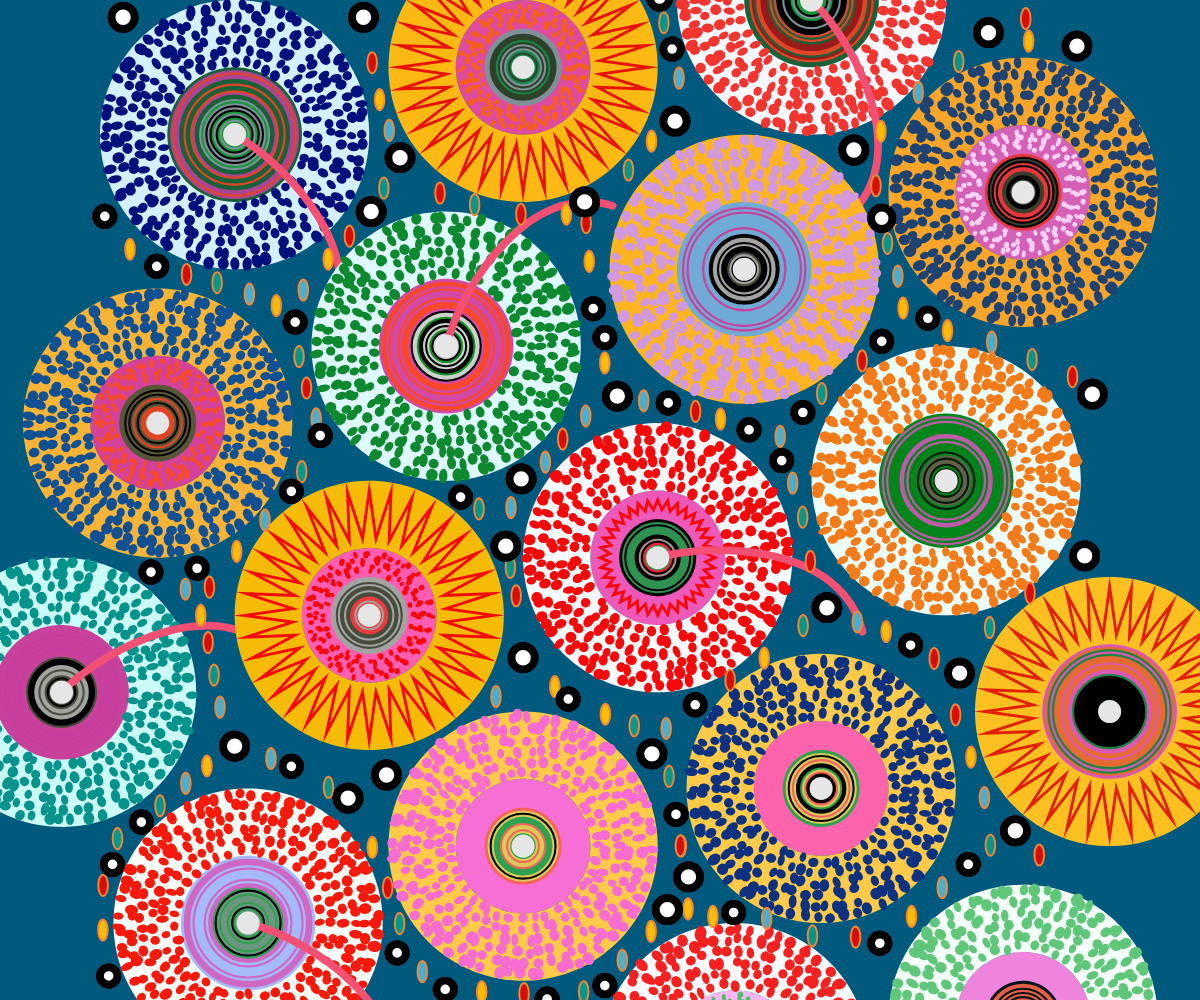
Frame 1 (no input)
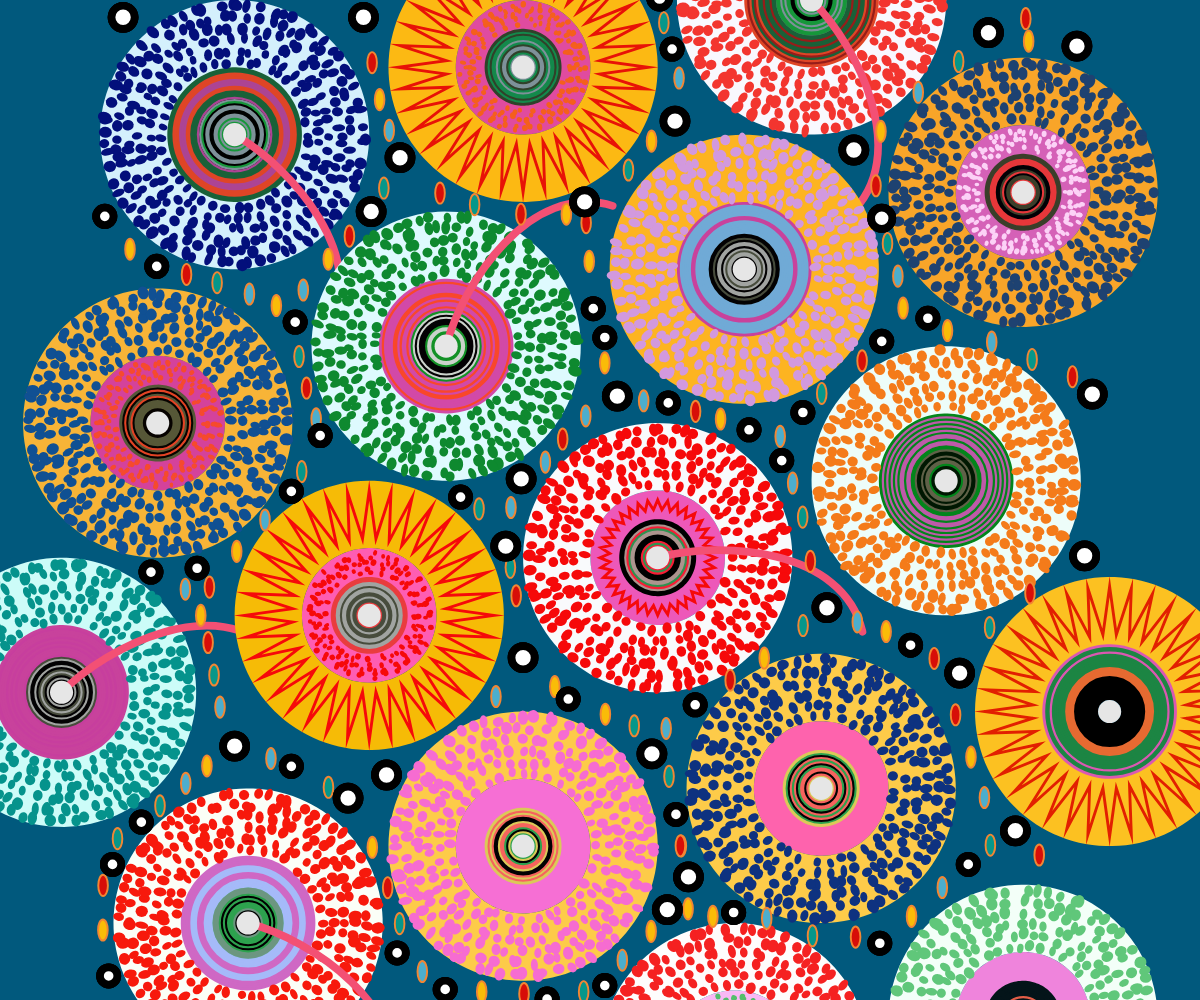
Frame 60 (no input)
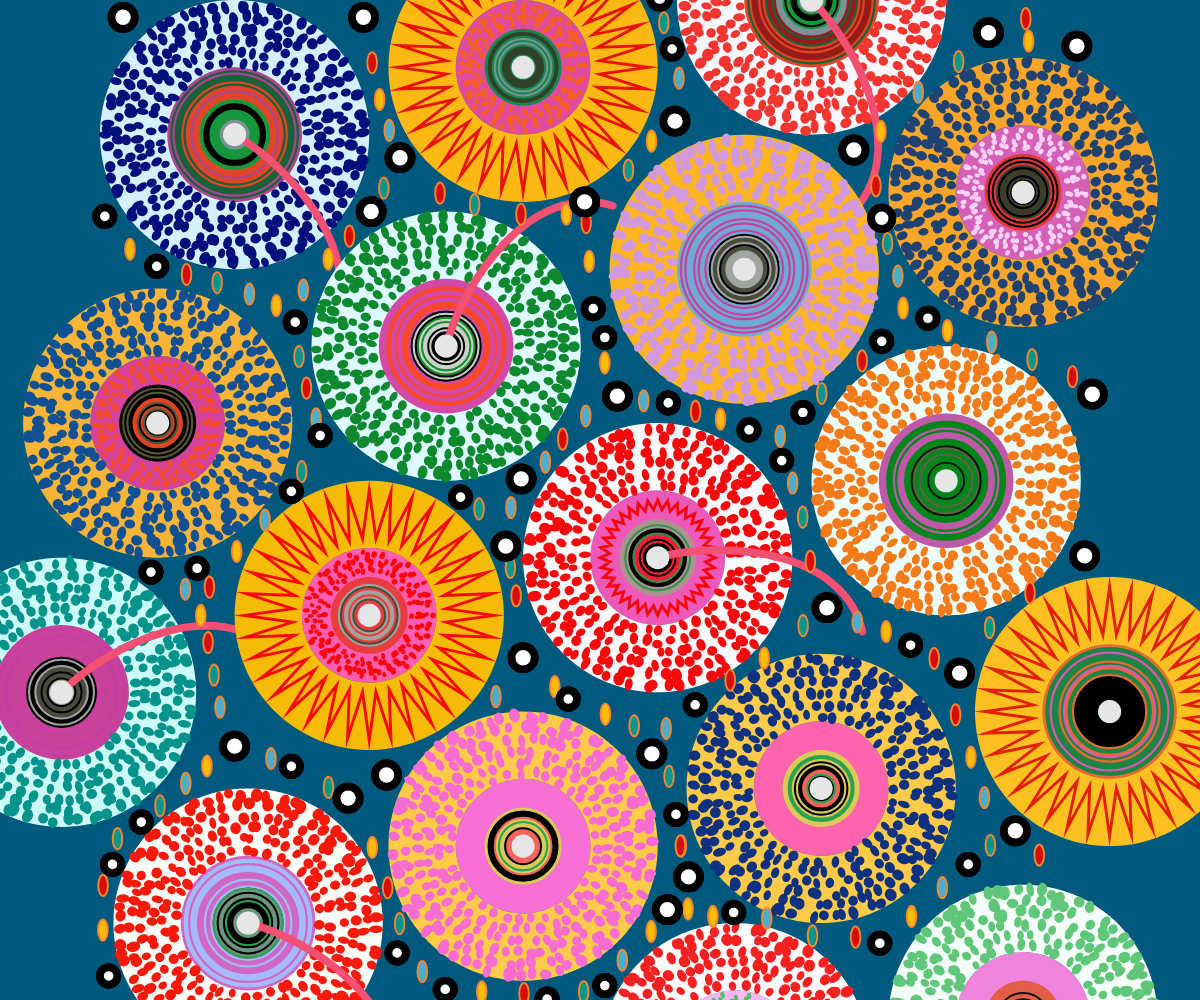
Frame 120 (the mouse pressed at the canvas centre since frame 60)

The p5.js sketch that drew these frames (run headless with seeded random() and noise() and a simulated clock; from frame 60 on, the mouse is pressed at the canvas centre):

// p5.js sketch
// ── sketch.js
let rings = [];
let ringConfigs = [];
let fillColors = ['#FABC08','#4CAECD','#06978A','#D70E08'];

let baseWidth = 520; // set base width of canvas to be 520
let baseHeight = 520; // set base height of canvas to be 520
let scaling = 1; // set factor to scale artwork when window is resized

let visibleInterval = 120; // How many frames to wait before changing circle visibility

// set outer ellipses variables
let ellipses = [
    { x: 286.8, y: 73.4, angle: 0, fillColor: null},
    { x: 301.1, y: 40.6, angle: 0, fillColor: null},
    { x: 293.2, y: 11.8, angle: 0, fillColor: null},
    { x: 252.8, y: 115.8, angle: 0, fillColor: null},
    { x: 254.4, y: 135.9, angle: 0, fillColor: null},
    { x: 360.2, y: 251.2, angle: 0, fillColor: null},
    { x: 365.4, y: 268.9, angle: 0, fillColor: null},
    { x: 369.4, y: 291.9, angle: 0, fillColor: null},
    { x: 262.5, y: 188.7, angle: 0, fillColor: null},
    { x: 282.7, y: 208.4, angle: 0, fillColor: null},
    { x: 375.3, y: 204.6, angle: 0, fillColor: null},
    { x: 396.3, y: 187.6, angle: 0, fillColor: null},
    { x: 417.6, y: 160.2, angle: 0, fillColor: null},
    { x: 414.9, y: 143.6, angle: 0, fillColor: null},
    { x: 409.5, y: 126.6, angle: 0, fillColor: null},
    { x: 403.5, y: 96.6, angle: 0, fillColor: null},
    { x: 406.1, y: 68.3, angle: 0, fillColor: null},
    { x: 425.5, y: 48.0, angle: 0, fillColor: null},
    { x: 446.5, y: 32.0, angle: 0, fillColor: null},
    { x: 481.4, y: 9.7, angle: 0, fillColor: null},
    { x: 482.9, y: 21.4, angle: 0, fillColor: null},
    { x: 252.6, y: 216.3, angle: 0, fillColor: null},
    { x: 462.6, y: 326.3, angle: 0, fillColor: null},
    { x: 483.6, y: 308.3, angle: 0, fillColor: null},
    { x: 55.6, y: 398.3, angle: 0, fillColor: null},
    { x: 44.6, y: 407.3, angle: 0, fillColor: null},
    { x: 31.2, y: 419.0, angle: 0, fillColor: null},
    { x: 1.6, y: 460.4, angle: 0, fillColor: null},
    { x: 1.5, y: 483.6, angle: 0, fillColor: null},
    { x: 62.4, y: 367.7, angle: 0, fillColor: null},
    { x: 59.3, y: 351.0, angle: 0, fillColor: null},
    { x: 56.2, y: 334.1, angle: 0, fillColor: null},
    { x: 52.4, y: 320.0, angle: 0, fillColor: null},
    { x: 44.4, y: 306.4, angle: 0, fillColor: null},
    { x: 9.1, y: 436.1, angle: 0, fillColor: null},
    { x: 240.6, y: 228.3, angle: 0, fillColor: null},
    { x: 286.6, y: 484.3, angle: 0, fillColor: null},
    { x: 271.6, y: 499.3, angle: 0, fillColor: null},
    { x: 251.5, y: 515.7, angle: 0, fillColor: null},
    { x: 220.5, y: 516.7, angle: 0, fillColor: null},
    { x: 198.5, y: 515.7, angle: 0, fillColor: null},
    { x: 167.6, y: 505.2, angle: 0, fillColor: null},
    { x: 155.8, y: 480.3, angle: 0, fillColor: null},
    { x: 149.6, y: 461.6, angle: 0, fillColor: null},
    { x: 141.6, y: 440.6, angle: 0, fillColor: null},
    { x: 231.6, y: 240.3, angle: 0, fillColor: null},
    { x: 365.6, y: 325.3, angle: 0, fillColor: null},
    { x: 327.7, y: 353.7, angle: 0, fillColor: null},
    { x: 345.4, y: 342.2, angle: 0, fillColor: null},
    { x: 213.7, y: 263.9, angle: 0, fillColor: null},
    { x: 213.4, y: 295.0, angle: 0, fillColor: null},
    { x: 216.4, y: 309.8, angle: 0, fillColor: null},
    { x: 236.5, y: 357.0, angle: 0, fillColor: null},
    { x: 205.9, y: 362.2, angle: 0, fillColor: null},
    { x: 197.1, y: 264.6, angle: 0, fillColor: null},
    { x: 107.4, y: 201.8, angle: 0, fillColor: null},
    { x: 15.6, y: 129.6, angle: 0, fillColor: null},
    { x: 112.4, y: 217.8, angle: 0, fillColor: null},
    { x: 104.9, y: 245.2, angle: 0, fillColor: null},
    { x: 56.9, y: 305.3, angle: 0, fillColor: null},
    { x: 71.1, y: 286.7, angle: 0, fillColor: null},
    { x: 85.8, y: 270.4, angle: 0, fillColor: null},
    { x: 103.5, y: 185.4, angle: 0, fillColor: null},
    { x: 309.7, y: 213.9, angle: 0, fillColor: null},
    { x: 440.7, y: 171.9, angle: 0, fillColor: null},
    { x: 463.7, y: 177.9, angle: 0, fillColor: null},
    { x: 484.7, y: 186.9, angle: 0, fillColor: null},
    { x: 505.7, y: 195.9, angle: 0, fillColor: null},
    { x: 91.7, y: 158.9, angle: 0, fillColor: null},
    { x: 77.7, y: 152.9, angle: 0, fillColor: null},
    { x: 60.9, y: 147.0, angle: 0, fillColor: null},
    { x: 45.0, y: 142.7, angle: 0, fillColor: null},
    { x: 322.7, y: 217.9, angle: 0, fillColor: null},
    { x: 353.7, y: 226.9, angle: 0, fillColor: null},
    { x: 295.9, y: 403.7, angle: 0, fillColor: null},
    { x: 444.9, y: 371.7, angle: 0, fillColor: null},
    { x: 452.9, y: 393.7, angle: 0, fillColor: null},
    { x: 459.9, y: 414.7, angle: 0, fillColor: null},
    { x: 302.3, y: 439.9, angle: 0, fillColor: null},
    { x: 301.8, y: 439.8, angle: 0, fillColor: null},
    { x: 305.8, y: 472.6, angle: 0, fillColor: null},
    { x: 294.4, y: 378.8, angle: 0, fillColor: null},
    { x: 274.8, y: 88.4, angle: 0, fillColor: null},
    { x: 176.8, y: 100.4, angle: 0, fillColor: null},
    { x: 262.8, y: 371.4, angle: 0, fillColor: null},
    { x: 88.9, y: 394.4, angle: 0, fillColor: null},
    { x: 118.8, y: 409.4, angle: 0, fillColor: null},
    { x: 433.8, y: 342.4, angle: 0, fillColor: null},
    { x: 408.8, y: 328.4, angle: 0, fillColor: null},
    { x: 393.8, y: 323.4, angle: 0, fillColor: null},
    { x: 277.8, y: 377.4, angle: 0, fillColor: null},
    { x: 141.5, y: 32.6, angle: 0, fillColor: null},
    { x: 145.4, y: 51.8, angle: 0, fillColor: null},
    { x: 150.4, y: 67.8, angle: 0, fillColor: null},
    { x: 147.6, y: 97.8, angle: 0, fillColor: null},
    { x: 129.7, y: 122.8, angle: 0, fillColor: null},
    { x: 118.7, y: 134.8, angle: 0, fillColor: null},
    { x: 105.7, y: 150.8, angle: 0, fillColor: null},
    { x: 194.8, y: 106.4, angle: 0, fillColor: null},
    { x: 218.9, y: 111.4, angle: 0, fillColor: null},
    { x: 318.7, y: 476.5, angle: 0, fillColor: null},
    { x: 346.7, y: 477.5, angle: 0, fillColor: null},
    { x: 370.5, y: 486.6, angle: 0, fillColor: null},
    { x: 392.9, y: 487.3, angle: 0, fillColor: null},
    { x: 422.0, y: 476.5, angle: 0, fillColor: null},
    { x: 438.0, y: 461.5, angle: 0, fillColor: null},
    { x: 463.0, y: 439.5, angle: 0, fillColor: null},
    { x: 488.4, y: 444.6, angle: 0, fillColor: null},
    { x: 242.5, y: 111.4, angle: 0, fillColor: null}
];

// draw function for ellipse
function fillEllipse(ellipsesList) {
    let count = 0;
    for (let i = 0; i < ellipsesList.length; i++) {
        if (count > 3){
            count = 0;
        }
        ellipsesList[i].fillColor = fillColors[count];
        count++;
    }
}

// set outer small circle variables
let circles = [
    { x: 12.0, y: 9.0, r: 6.0},
    { x: 12.0, y: 9.0, r: 6.0},
    { x: 12.0, y: 9.0, r: 6.0},
    { x: 137.0, y: 9.0, r: 6.0},
    { x: 137.0, y: 9.0, r: 6.0},
    { x: 137.0, y: 9.0, r: 6.0},
    { x: 156.0, y: 82.0, r: 6.0},
    { x: 156.0, y: 82.0, r: 6.0},
    { x: 156.0, y: 82.0, r: 6.0},
    { x: 269.0, y: 206.0, r: 6.0},
    { x: 269.0, y: 206.0, r: 6.0},
    { x: 269.0, y: 206.0, r: 6.0},
    { x: 141.0, y: 110.0, r: 6.0},
    { x: 141.0, y: 110.0, r: 6.0},
    { x: 141.0, y: 110.0, r: 6.0},
    { x: 252.0, y: 105.0, r: 6.0},
    { x: 252.0, y: 105.0, r: 6.0},
    { x: 252.0, y: 105.0, r: 6.0},
    { x: 299.0, y: 63.0, r: 6.0},
    { x: 299.0, y: 63.0, r: 6.0},
    { x: 299.0, y: 63.0, r: 6.0},
    { x: 392.0, y: 78.0, r: 6.0},
    { x: 392.0, y: 78.0, r: 6.0},
    { x: 392.0, y: 78.0, r: 6.0},
    { x: 406.5, y: 113.5, r: 5.5},
    { x: 406.5, y: 113.5, r: 5.5},
    { x: 406.5, y: 113.5, r: 5.5},
    { x: 508.0, y: 24.0, r: 6.0},
    { x: 508.0, y: 24.0, r: 6.0},
    { x: 508.0, y: 24.0, r: 6.0},
    { x: 516.0, y: 205.0, r: 6.0},
    { x: 516.0, y: 205.0, r: 6.0},
    { x: 516.0, y: 205.0, r: 6.0},
    { x: 512.0, y: 289.0, r: 6.0},
    { x: 512.0, y: 289.0, r: 6.0},
    { x: 512.0, y: 289.0, r: 6.0},
    { x: 447.0, y: 350.0, r: 6.0},
    { x: 447.0, y: 350.0, r: 6.0},
    { x: 447.0, y: 350.0, r: 6.0},
    { x: 476.0, y: 432.0, r: 6.0},
    { x: 476.0, y: 432.0, r: 6.0},
    { x: 476.0, y: 432.0, r: 6.0},
    { x: 378.0, y: 316.0, r: 6.0},
    { x: 378.0, y: 316.0, r: 6.0},
    { x: 378.0, y: 316.0, r: 6.0},
    { x: 354.5, y: 239.5, r: 4.5},
    { x: 354.5, y: 239.5, r: 4.5},
    { x: 354.5, y: 239.5, r: 4.5},
    { x: 287.0, y: 392.0, r: 6.0},
    { x: 287.0, y: 392.0, r: 6.0},
    { x: 287.0, y: 392.0, r: 6.0},
    { x: 220.0, y: 342.0, r: 6.0},
    { x: 220.0, y: 342.0, r: 6.0},
    { x: 220.0, y: 342.0, r: 6.0},
    { x: 211.0, y: 284.0, r: 6.0},
    { x: 211.0, y: 284.0, r: 6.0},
    { x: 211.0, y: 284.0, r: 6.0},
    { x: 219.0, y: 249.0, r: 6.0},
    { x: 219.0, y: 249.0, r: 6.0},
    { x: 219.0, y: 249.0, r: 6.0},
    { x: 70.0, y: 388.0, r: 6.0},
    { x: 70.0, y: 388.0, r: 6.0},
    { x: 70.0, y: 388.0, r: 6.0},
    { x: 129.0, y: 415.0, r: 6.0},
    { x: 129.0, y: 415.0, r: 6.0},
    { x: 129.0, y: 415.0, r: 6.0},
    { x: 149.0, y: 403.0, r: 6.0},
    { x: 149.0, y: 403.0, r: 6.0},
    { x: 149.0, y: 403.0, r: 6.0},
    { x: 306.0, y: 456.0, r: 6.0},
    { x: 306.0, y: 456.0, r: 6.0},
    { x: 306.0, y: 456.0, r: 6.0},
    { x: 295.0, y: 473.0, r: 6.0},
    { x: 295.0, y: 473.0, r: 6.0},
    { x: 295.0, y: 473.0, r: 6.0},
    { x: 421.5, y: 335.5, r: 4.5},
    { x: 421.5, y: 335.5, r: 4.5},
    { x: 421.5, y: 335.5, r: 4.5},
    { x: 309.5, y: 366.5, r: 4.5},
    { x: 309.5, y: 366.5, r: 4.5},
    { x: 309.5, y: 366.5, r: 4.5},
    { x: 243.5, y: 363.5, r: 4.5},
    { x: 243.5, y: 363.5, r: 4.5},
    { x: 243.5, y: 363.5, r: 4.5},
    { x: 50.5, y: 295.5, r: 4.5},
    { x: 50.5, y: 295.5, r: 4.5},
    { x: 50.5, y: 295.5, r: 4.5},
    { x: 114.5, y: 226.5, r: 4.5},
    { x: 114.5, y: 226.5, r: 4.5},
    { x: 114.5, y: 226.5, r: 4.5},
    { x: 99.5, y: 255.5, r: 4.5},
    { x: 99.5, y: 255.5, r: 4.5},
    { x: 99.5, y: 255.5, r: 4.5},
    { x: 187.5, y: 258.5, r: 4.5},
    { x: 187.5, y: 258.5, r: 4.5},
    { x: 187.5, y: 258.5, r: 4.5},
    { x: 29.5, y: 138.5, r: 4.5},
    { x: 29.5, y: 138.5, r: 4.5},
    { x: 29.5, y: 138.5, r: 4.5},
    { x: 101.5, y: 167.5, r: 4.5},
    { x: 101.5, y: 167.5, r: 4.5},
    { x: 101.5, y: 167.5, r: 4.5},
    { x: 295.5, y: 209.5, r: 4.5},
    { x: 295.5, y: 209.5, r: 4.5},
    { x: 295.5, y: 209.5, r: 4.5},
    { x: 337.5, y: 223.5, r: 4.5},
    { x: 337.5, y: 223.5, r: 4.5},
    { x: 337.5, y: 223.5, r: 4.5},
    { x: 365.5, y: 214.5, r: 4.5},
    { x: 365.5, y: 214.5, r: 4.5},
    { x: 365.5, y: 214.5, r: 4.5},
    { x: 430.5, y: 165.5, r: 4.5},
    { x: 430.5, y: 165.5, r: 4.5},
    { x: 430.5, y: 165.5, r: 4.5},
    { x: 297.5, y: 25.5, r: 4.5},
    { x: 297.5, y: 25.5, r: 4.5},
    { x: 297.5, y: 25.5, r: 4.5},
    { x: 406.5, y: 177.5, r: 4.5},
    { x: 406.5, y: 177.5, r: 4.5},
    { x: 406.5, y: 177.5, r: 4.5},
    { x: 262.5, y: 175.5, r: 4.5},
    { x: 262.5, y: 175.5, r: 4.5},
    { x: 262.5, y: 175.5, r: 4.5},
    { x: 256.5, y: 160.5, r: 4.5},
    { x: 256.5, y: 160.5, r: 4.5},
    { x: 256.5, y: 160.5, r: 4.5},
    { x: 2.5, y: 112.5, r: 4.5},
    { x: 2.5, y: 112.5, r: 4.5},
    { x: 2.5, y: 112.5, r: 4.5},
    { x: 26.5, y: 297.5, r: 4.5},
    { x: 26.5, y: 297.5, r: 4.5},
    { x: 26.5, y: 297.5, r: 4.5},
    { x: 329.5, y: 474.5, r: 4.5},
    { x: 329.5, y: 474.5, r: 4.5},
    { x: 329.5, y: 474.5, r: 4.5},
    { x: 262.5, y: 512.5, r: 4.5},
    { x: 262.5, y: 512.5, r: 4.5},
    { x: 262.5, y: 512.5, r: 4.5},
    { x: 179.5, y: 514.5, r: 4.5},
    { x: 179.5, y: 514.5, r: 4.5},
    { x: 179.5, y: 514.5, r: 4.5},
    { x: 154.5, y: 495.5, r: 4.5},
    { x: 154.5, y: 495.5, r: 4.5},
    { x: 154.5, y: 495.5, r: 4.5},
    { x: 299.5, y: 423.5, r: 4.5},
    { x: 299.5, y: 423.5, r: 4.5},
    { x: 299.5, y: 423.5, r: 4.5},
    { x: 451.5, y: 449.5, r: 4.5},
    { x: 451.5, y: 449.5, r: 4.5},
    { x: 451.5, y: 449.5, r: 4.5},
    { x: 405.5, y: 490.5, r: 4.5},
    { x: 405.5, y: 490.5, r: 4.5},
    { x: 405.5, y: 490.5, r: 4.5},
    { x: 99.5, y: 398.5, r: 4.5},
    { x: 99.5, y: 398.5, r: 4.5},
    { x: 99.5, y: 398.5, r: 4.5},
    { x: 6.5, y: 449.5, r: 4.5},
    { x: 6.5, y: 449.5, r: 4.5},
    { x: 6.5, y: 449.5, r: 4.5},
    { x: 21.5, y: 427.5, r: 4.5},
    { x: 21.5, y: 427.5, r: 4.5},
    { x: 21.5, y: 427.5, r: 4.5},
    { x: 4.5, y: 507.5, r: 4.5},
    { x: 4.5, y: 507.5, r: 4.5},
    { x: 4.5, y: 507.5, r: 4.5},
    { x: 462.0, y: 17.0, r: 6.0},
    { x: 462.0, y: 17.0, r: 6.0},
    { x: 462.0, y: 17.0, r: 6.0},
    { x: 291.0, y: -1.0, r: 5.0},
    { x: 291.0, y: -1.0, r: 5.0},
    { x: 291.0, y: -1.0, r: 5.0},
    { x: 232.5, y: 519.5, r: 4.5},
    { x: 232.5, y: 519.5, r: 4.5},
    { x: 232.5, y: 519.5, r: 4.5},
];

// draw function for outer circle
function drawCircles(circleList) {
    stroke("#000000");
    strokeWeight(4);

    for (let c of circleList) {
        fill('#FFFFFF');
        ellipse(c.x, c.y, c.r * 2, c.r * 2);
    }
}

function setup() {
    createCanvas(windowWidth, windowHeight);
    // noLoop();
    angleMode(RADIANS);

    // Calculate factor to scale artwork
    scaling = min(width / baseWidth, height / baseHeight)

    ringConfigs = [
        { //number 1
            x: 70, y: 70,
            fillStyles: ['layered', 'layered', 'dots'],
            bgColors: [color('#909F9C'), color('#C253A0'), color('#D4F0FC')],
            patternColors: [
                [color('#7E9199'), color('#000000'), color('#16973A')],
                [color('#DF4526'), color('#196138'), color('#AC4494')],
                color('#030F7B')
            ],
            hasCurve: true,
            angle: PI / 4
        },{ //number 2
            x: 220,
            y: 35,
            fillStyles: ['layered', 'dots', 'zigzag'],
            bgColors: [color('#7E9199'), color('#E04B9F'), color('#FCB913')],
            patternColors: [
                [color('#7E9199'), color('#13894B'), color('#30412A')],
                color('#F55F1C'),
                color('#E81207')
            ],
            hasCurve: false,
            angle: PI / 3
        },{ //number 3
            x: 370,
            y: 0,
            fillStyles: ['layered', 'layered', 'dots'],
            bgColors: [color('#090200'), color('#D561B7'), color('#F9F8FE')],
            patternColors: [
                [color('#7E9199'), color('#000000'), color('#16973A')],
                [color('#DF4526'), color('#196138'), color('#971C19')],
                color('#F3352F')
            ],
            hasCurve: true,
            angle: PI / 3
        },{ //number 7
            x: 480,
            y: 100,
            fillStyles: ['layered', 'dots', 'dots'],
            bgColors: [color('#090200'), color('#D561B7'), color('#F8A529')],
            patternColors: [
                [color('#3A3E2A'), color('#E7373A'), color('#010005')],
                color('#FCD1F6'),
                color('#1E4271')
            ],
            hasCurve: false,
            angle: PI / 3
        },{ //number 4
            x: 30,
            y: 220,
            fillStyles: ['layered', 'dots', 'dots'],
            bgColors: [color('#758A73'), color('#D4429B'), color('#F7B437')],
            patternColors: [
                [color('#E34324'), color('#070300'), color('#565737')],
                color('#F64A2D'),
                color('#105093')
            ],
            hasCurve: false,
            angle: PI / 3
        },{ //number 5
            x: 180,
            y: 180,
            fillStyles: ['layered', 'layered', 'dots'],
            bgColors: [color('#464D2C'), color('#D143A3'), color('#DEFAFE')],
            patternColors: [
                [color('#040204'), color('#139126'), color('#CBD2CB')],
                [color('#F9472A'), color('#D249A7'), color('#D249A7')],
                color('#0E892F')
            ],
            hasCurve: true,
            angle: 5 * PI / 3
        },{ //number 6
            x: 335,
            y: 140,
            fillStyles: ['layered', 'layered', 'dots'],
            bgColors: [color('#A4AFB1'), color('#C8429C'), color('#FDB421')],
            patternColors: [
                [color('#030203'), color('#A1A4A1'), color('#474C3C')],
                [color('#70AAD6'), color('#C8429C'), color('#70AAD6')],
                color('#D299DE')
            ],
            hasCurve: false,
            angle: PI / 3
        },{ //number 8
            x: -20,
            y: 360,
            fillStyles: ['layered', 'layered', 'dots'],
            bgColors: [color('#304A3B'), color('#CC40A7'), color('#CCFCF8')],
            patternColors: [
                [color('#030203'), color('#A1A4A1'), color('#474C3C')],
                [color('#C8429C'), color('#C8429C'), color('#C73E9E')],
                color('#05938C')
            ],
            hasCurve: true,
            angle: 11 * PI / 6
        },{ //number 9
            x: 140,
            y: 320,
            fillStyles: ['layered', 'dots', 'zigzag'],
            bgColors: [color('#010103'), color('#FE5DB2'), color('#F6BB06')],
            patternColors: [
                [color('#E93C3E'), color('#A1A4A1'), color('#474C3C')],
                color('#F6090A'),
                color('#F6090A')
            ],
            hasCurve: false,
            angle: PI / 3
        },{ //number 10
            x: 290,
            y: 290,
            fillStyles: ['layered', 'zigzag', 'dots'],
            bgColors: [color('#F52241'), color('#ED58B9'), color('#F9FAFC')],
            patternColors: [
                [color('#2F9250'), color('#AC948E'), color('#F81D36'), color('#000000')],
                color('#F6090A'),
                color('#F6090A')
            ],
            hasCurve: true,
            angle: 0
        },{ //number 11
            x: 440,
            y: 250,
            fillStyles: ['layered', 'layered', 'dots'],
            bgColors: [color('#566140'), color('#BE5AA9'), color('#EDFDF9')],
            patternColors: [
                [color('#02851B'), color('#606148'), color('#001802')],
                [color('#BE5AA9'), color('#02851B')],
                color('#F47B1A')
            ],
            hasCurve: false,
            angle: PI / 3
        },{ //number 12
            x: 77,
            y: 480,
            fillStyles: ['layered', 'layered', 'dots'],
            bgColors: [color('#369D44'), color('#D455BC'), color('#FBFEF7')],
            patternColors: [
                [color('#6C9680'), color('#000000'), color('#2DA24E')],
                [color('#CF68C4'), color('#A5BAF9')],
                color('#F7190C')
            ],
            hasCurve: true,
            angle: PI / 6
        },{ //number 13
            x: 220,
            y: 440,
            fillStyles: ['layered', '606257', 'dots'],
            bgColors: [color('#010206'), color('#F66FD4'), color('#FDCB49')],
            patternColors: [
                [color('#DBC958'), color('#020202'), color('#2DA24E'),color('#F6635D')],
                [color('#F66CD1')],
                color('#F66CD1')
            ],
            hasCurve: false,
            angle: PI / 6
        },{ //number 14
            x: 375,
            y: 410,
            fillStyles: ['layered', '606257', 'dots'],
            bgColors: [color('#EF090B'), color('#FE63AD'), color('#FDCB49')],
            patternColors: [
                [color('#DBC958'), color('#020202'), color('#2DA24E'),color('#F6635D')],
                [color('#FD5E38'), color('#FE63AD')],
                color('#0E3280')
            ],
            hasCurve: false,
            angle: PI / 3
        },{ //number 15
            x: 525,
            y: 370,
            fillStyles: ['none', 'layered', 'zigzag'],
            bgColors: [color('#000000'), color('#000000'), color('#FCC121')],
            patternColors: [color('#000000'),
                [color('#1C8543'),color('#DB58B2'),color('#E66A31')],
                color('#E21F01')],
            hasCurve: false,
            angle: PI / 3
        },{ //number 16
            x: 330,
            y: 550,
            fillStyles: ['none', 'dots', 'dots'],
            bgColors: [color('#000000'), color('#F9B8F5'), color('#FEFCFC')],
            patternColors: [color('#000000'), color('#53BF6C'), color('#F52121')],
            hasCurve: false,
            angle: PI / 3
        },{ //number 17
            x: 480,
            y: 530,
            fillStyles: ['layered', 'none', 'dots'],
            bgColors: [color('#60C77A'), color('#EF84DC'), color('#F3FFF8')],
            patternColors: [[color('#041419'), color('#E35D47')],
                color('#000000'),
                color('#60C77A')],
            hasCurve: false,
            angle: PI / 3
        }
    ];

    for (let i = 0; i < ringConfigs.length; i++) {
        rings.push(new RingPattern(ringConfigs[i], i));
    }

}


function draw() {
    background(1, 89, 125);

    // Scale and center the artpiece
    translate((width - baseWidth * scaling) / 2, (height - baseHeight * scaling) / 2);
    scale(scaling);

    // Toggle the visibility at set intervals
    if (frameCount % visibleInterval === 0) {
        toggleVisibility();
    }

    for (let r of rings) {
            r.display();
        }

    fillEllipse(ellipses);
    for (let i = 0; i < ellipses.length; i++) {
        let e = ellipses[i];
        stroke("#F28633");
        strokeWeight(1);
        fill(e.fillColor || "white");        // Default white fill

        push();
        translate(e.x, e.y);
        rotate(radians(e.angle));
        ellipse(0, 0, 5, 11);
        pop();
    }
    drawCircles(circles);

}

function toggleVisibility() {
    // for (let r of rings) {
    //     if (r.fadeMode === 'visible') {
    //         r.fadeMode = 'fadeOut';
    //     } else if (r.fadeMode === 'hidden') {
    //         r.fadeMode = 'fadeIn';
    //     }
    // }
    for (let r of rings) {
        r.fadeTimer = r.fadeDelay; // reset timer with delay
    }
}

function windowResized() {
    resizeCanvas(windowWidth, windowHeight);
    scaling = min(width / baseWidth, height / baseHeight);
}

class RingPattern {
    constructor(config, ringIndex) {
        this.x = config.x;
        this.y = config.y;

        this.r0 = 6;
        this.r1 = 20;
        this.r2 = 35;
        this.r3 = 70;

        this.fillStyles = config.fillStyles; // [center, inner, outer]
        this.bgColors = config.bgColors;
        this.patternColors = config.patternColors;

        this.hasCurve = config.hasCurve ?? false;
        this.angle = config.angle ?? 0;

        this.fadeMode = 'visible';
        this.fadeAlpha = 255; // Alpha value between 0-255, set at max
        this.fadeSpeed = 3; // Control how fast the rings fade
        this.index = ringIndex; // Track which ring has faded
        this.fadeDelay = ringIndex * 5 // Stagger the fade delay based on index
        this.fadeTimer = 0;
    }

    display() {
        // Update fade
        if (this.fadeTimer > 0) {
            this.fadeTimer--;
            if (this.fadeTimer === 0) {
                if (this.fadeMode === 'visible') {
                    this.fadeMode = 'fadeOut';
                } else if (this.fadeMode === 'hidden') {
                    this.fadeMode = 'fadeIn';
                }
            }
        }

        // Current fade state
        if (this.fadeMode === 'fadeOut') {
            this.fadeAlpha -= this.fadeSpeed;
            if (this.fadeAlpha <= 0) {
                this.fadeAlpha = 0;
                this.fadeMode = 'hidden';
            }
        } else if (this.fadeMode === 'fadeIn') {
            this.fadeAlpha += this.fadeSpeed;
            if (this.fadeAlpha >= 255) {
                this.fadeAlpha = 255;
                this.fadeState = 'visible';
            }
        }

        // if (this.fadeMode === 'fadeOut') {
        //     this.fadeAlpha -= this.fadeSpeed;
        //     if (this.fadeAlpha <= 0) {
        //         this.fadeAlpha = 0;
        //         this.fadeMode = 'hidden';
        //     }
        // } else if (this.fadeMode === 'fadeIn') {
        //     this.fadeAlpha += this.fadeSpeed;
        //     if (this.fadeAlpha >= 255) {
        //         this.fadeAlpha = 255;
        //         this.fadeMode = 'visible';
        //     }
        // }

        // Draw if not completely hidden
        if (this.fadeMode != 'hidden') {
            push();
            drawingContext.globalAlpha = this.fadeAlpha / 255;

            // border circle
            noStroke();
            noFill();
            ellipse(this.x, this.y, this.r1 * 2);
            ellipse(this.x, this.y, this.r2 * 2);
            ellipse(this.x, this.y, this.r3 * 2);

            // Each Area：Center，Inner Circle，Outer Circle
            this.drawRegion(this.r0, this.r1, this.fillStyles[0], this.bgColors[0], this.patternColors[0]);
            this.drawRegion(this.r1, this.r2, this.fillStyles[1], this.bgColors[1], this.patternColors[1]);
            this.drawRegion(this.r2, this.r3, this.fillStyles[2], this.bgColors[2], this.patternColors[2]);

            // arc
            this.drawPinkCurve();
            // Center white circle
            noStroke();
            fill(230);
            ellipse(this.x, this.y, this.r0 * 2);  // control size using r0

            pop();
        }
    }

    drawRegion(innerR, outerR, style, bgColor, patternColor) {
        noStroke();
        // stroke(this.bgColors[0]);
        fill(bgColor);
        this.drawDonut(innerR, outerR);

        if (style === 'zigzag') {
            this.drawZigzagRing(innerR, outerR, 72, patternColor);
        } else if (style === 'dots') {
            this.drawDotsRing(innerR, outerR, 6, patternColor);
        } else if (style === 'layered') {
            this.drawLayeredRings(innerR, outerR, patternColor);
        }

    }

    drawDonut(innerR, outerR) {
        beginShape();
        for (let a = 0; a < TWO_PI; a += 0.05) {
            vertex(this.x + outerR * cos(a), this.y + outerR * sin(a));
        }
        beginContour();
        for (let a = TWO_PI; a > 0; a -= 0.05) {
            vertex(this.x + innerR * cos(a), this.y + innerR * sin(a));
        }
        endContour();
        endShape(CLOSE);
    }

    drawZigzagRing(innerR, outerR, steps, ringColor) {
        let offset = 5; // safe offset

        stroke(ringColor);
        strokeWeight(1.5);
        noFill();
        beginShape();
        for (let i = 0; i <= steps; i++) {
            let angle = TWO_PI * i / steps;
            let r = (i % 2 === 0) ? outerR - offset : innerR + offset;
            let x = this.x + r * cos(angle);
            let y = this.y + r * sin(angle);
            vertex(x, y);
        }
        endShape(CLOSE);
    }


    drawLayeredRings(innerR, outerR, baseColors) {
        let ringCount = 14;

        // Makes sure each colour appears once and uses 6 randomly
        let colorPool = [...baseColors];  // Three colours
        while (colorPool.length < ringCount) {
            colorPool.push(random(baseColors));
        }

        // shuffles the colour order
        shuffle(colorPool, true);

        // draw the rings
        noFill();
        strokeWeight(3);
        for (let i = 0; i < ringCount; i++) {
            let t = i / (ringCount - 1);
            let r = lerp(innerR, outerR, t);
            stroke(colorPool[i]);
            ellipse(this.x, this.y, r * 2);
        }
    }



    drawDotsRing(rMin, rMax, ringCount, dotColor) {
        fill(dotColor);
        noStroke();
        let margin = 3;

        for (let i = 0; i < ringCount; i++) {
            let r = lerp(rMin + margin, rMax - margin, i / (ringCount - 1));

            let baseCount = floor(r * 1);
            let count = baseCount + floor(random(-4, 4));

            for (let j = 0; j < count; j++) {
                let angle = TWO_PI * j / count + random(-0.05, 0.05);
                let radiusOffset = random(-1.2, 1.2);
                let effectiveR = r + radiusOffset;
                let x = this.x + effectiveR * cos(angle);
                let y = this.y + effectiveR * sin(angle);


                let sizeFactor = map(effectiveR, rMin, rMax, rMin * 0.03, rMax * 0.018); // Adjustable range
                let w = random(4, 6) * sizeFactor;
                let h = random(3, 5) * sizeFactor;

                let a = angle + random(-0.3, 0.3);

                push();
                translate(x, y);
                rotate(a);
                ellipse(0, 0, w, h);
                pop();
            }
        }
    }





    drawPinkCurve() {
        if (!this.hasCurve) return;

        push();
        translate(this.x, this.y);
        rotate(this.angle);
        stroke('#F35074');
        strokeWeight(4);
        noFill();
        let s = 0.5;
        bezier(
            0, 0,
            65 * s, -18 * s,
            193 * s, -10 * s,
            213 * s, 77 * s
        );
        pop();
    }
}
